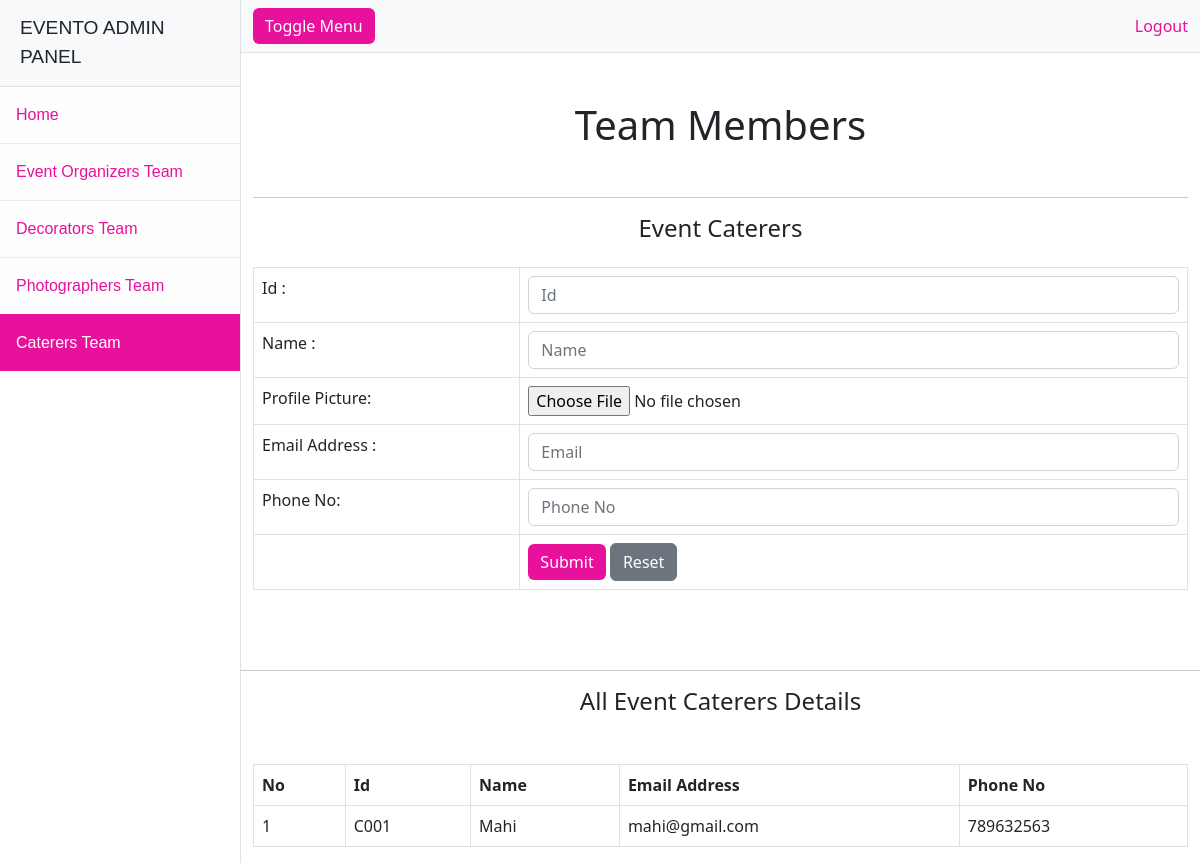
The app's page /admin/caterers.php with its own data.
### tables this page shows
CREATE TABLE `caterer` (
  `caterer_id` varchar(100) NOT NULL,
  `caterer_name` varchar(100) NOT NULL,
  `caterer_email` varchar(100) NOT NULL,
  `caterer_phone_no` int(10) NOT NULL,
  `image` mediumblob NOT NULL
);

### admin/caterers.php (the view, shortened to what this page needs)
<!DOCTYPE html>
<html lang="en">
<head>
    <link rel="stylesheet" href="https://cdnjs.cloudflare.com/ajax/libs/bootstrap/5.3.0/css/bootstrap.min.css">
    <link rel="stylesheet" type="text/css" href="css/admin.css">
</head>
<body>
    <div class="d-flex" id="wrapper">
        <div class="border-end bg-white" id="sidebar-wrapper" style="position: static; font-family: Arial, sans-serif;">
            <div class="sidebar-heading border-bottom bg-light">EVENTO ADMIN PANEL</div>
            <div class="list-group list-group-flush">
                <a class="list-group-item list-group-item-action list-group-item-light p-3" href="index.php">Home</a>
                <a class="list-group-item list-group-item-action list-group-item-light p-3" href="organizers.php">Event Organizers Team</a>
                <a class="list-group-item list-group-item-action list-group-item-light p-3" href="decorators.php">Decorators Team</a>
                <a class="list-group-item list-group-item-action list-group-item-light p-3" href="photographers.php">Photographers Team</a>
                <a class="list-group-item list-group-item-action list-group-item-light p-3 active" href="caterers.php">Caterers Team</a>
            </div>
        </div>
        <div id="page-content-wrapper">
            <nav class="navbar navbar-expand-lg navbar-light bg-light border-bottom">
                <div class="container-fluid">
                    <button class="btn btn-primary  log-btn" id="sidebarToggle">Toggle Menu</button>
                    <div class="collapse navbar-collapse" id="navbarSupportedContent">
                        <ul class="navbar-nav ms-auto mt-2 mt-lg-0">
                            <a class="dropdown-item logout" href="logout.php">Logout</a>
                        </ul>
                    </div>
                </div>
            </nav>
            <div class="container mt-5">
                <h1 class="text-center">Team Members</h1>
                <br>
                <hr>
                <h4 class="text-center">Event Caterers</h4>
                <form action="insertCaterers.php" method="post">
                    <table class="table table-bordered mt-4">
                        <tr>
                            <td>Id :</td>
                            <td><input type="text" name="id" class="form-control" placeholder="Id"></td>
                        </tr>
                        <tr>
                            <td>Name :</td>
                            <td><input type="text" name="name" class="form-control" placeholder="Name"></td>
                        </tr>
                        <tr>
                            <td>Profile Picture:</td>
                            <td><input type="file" name="image" class="form-control-file"></td>
                        </tr>
                        <tr>
                            <td>Email Address :</td>
                            <td><input type="mail" name="email" class="form-control" placeholder="Email"></td>
                        </tr>
                        <tr>
                            <td>Phone No:</td>
                            <td><input type="text" name="phone_no" class="form-control" placeholder="Phone No"></td>
                        </tr>
                        <tr>
                            <td></td>
                            <td>
                                <input type="submit" value="Submit" class="btn btn-primary  log-btn">
                                <input type="reset" value="Reset" class="btn btn-secondary">
                            </td>
                        </tr>
                    </table>
                </form>
            </div>
            <br><br>
            <hr>
            <h4 class="text-center"> All Event Caterers Details</h4>
            <div class="container mt-5">
                <?php
                $db = mysqli_connect("localhost", "root", "", "event_planner");
                $query = "select * from caterer";
                $result = mysqli_query($db, $query);
                ?>
                <table class="table table-bordered mt-4">
                    <tr>
                        <th>No</th>
                        <th>Id</th>
                        <th>Name</th>
                        <th>Email Address</th>
                        <th>Phone No</th>
                    </tr>
                    <?php
                    $rowNumber = 1;
                    while ($row = mysqli_fetch_assoc($result)) {
                    ?>
                        <tr>
                            <td>
                                <?php echo $rowNumber++; ?>
                            </td>
                            <td>
                                <?php echo $row["caterer_id"]; ?>
                            </td>
                            <td>
                                <?php echo $row["caterer_name"]; ?>
                            </td>
                            <td>
                                <?php echo $row["caterer_email"]; ?>
                            </td>
                            <td>
                                <?php echo $row["caterer_phone_no"]; ?>
                            </td>
                        </tr>
                    <?php
                    }
                    ?>
                </table>
            </div>
        </div>
    </div>
</body>
</html>

### records on screen
caterer: caterer_id "C001", caterer_name "Mahi", caterer_email "mahi@gmail.com", caterer_phone_no "789632563"
